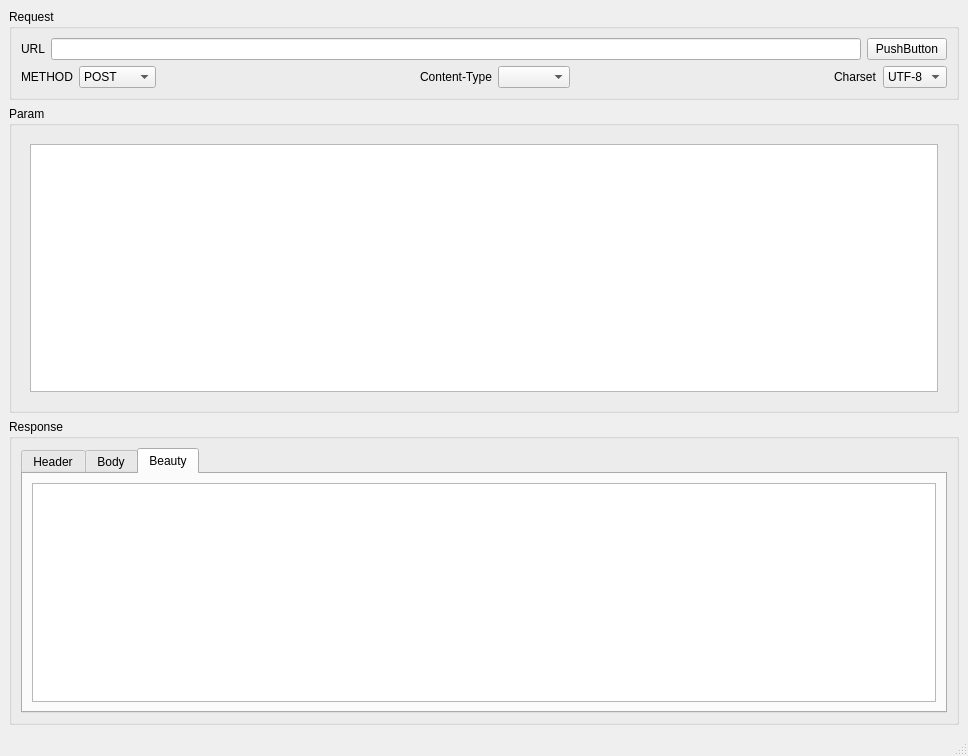
<?xml version="1.0" encoding="UTF-8"?>
<ui version="4.0">
 <class>XyzHttp</class>
 <widget class="QMainWindow" name="XyzHttp">
  <property name="geometry">
   <rect>
    <x>0</x>
    <y>0</y>
    <width>968</width>
    <height>756</height>
   </rect>
  </property>
  <property name="windowTitle">
   <string>XyzHttp</string>
  </property>
  <property name="layoutDirection">
   <enum>Qt::LeftToRight</enum>
  </property>
  <widget class="QWidget" name="centralwidget">
   <property name="sizePolicy">
    <sizepolicy hsizetype="Fixed" vsizetype="Fixed">
     <horstretch>0</horstretch>
     <verstretch>0</verstretch>
    </sizepolicy>
   </property>
   <property name="layoutDirection">
    <enum>Qt::LeftToRight</enum>
   </property>
   <layout class="QVBoxLayout" name="vlayoutMain">
    <item>
     <widget class="QGroupBox" name="groupReq">
      <property name="title">
       <string>Request</string>
      </property>
      <layout class="QVBoxLayout" name="verticalLayout">
       <item>
        <layout class="QHBoxLayout" name="hlayoutUrl">
         <item>
          <widget class="QLabel" name="labUrl">
           <property name="text">
            <string>URL</string>
           </property>
          </widget>
         </item>
         <item>
          <widget class="QLineEdit" name="editUrl"/>
         </item>
         <item>
          <widget class="QPushButton" name="btnSend">
           <property name="text">
            <string>PushButton</string>
           </property>
          </widget>
         </item>
        </layout>
       </item>
       <item>
        <layout class="QHBoxLayout" name="hlayoutMethod">
         <item>
          <widget class="QLabel" name="labMethod">
           <property name="text">
            <string>METHOD</string>
           </property>
          </widget>
         </item>
         <item>
          <widget class="QComboBox" name="cboMethod">
           <item>
            <property name="text">
             <string>POST</string>
            </property>
           </item>
           <item>
            <property name="text">
             <string>GET</string>
            </property>
           </item>
           <item>
            <property name="text">
             <string>DELETE</string>
            </property>
           </item>
           <item>
            <property name="text">
             <string>PUT</string>
            </property>
           </item>
          </widget>
         </item>
         <item>
          <spacer name="hspacerM">
           <property name="orientation">
            <enum>Qt::Horizontal</enum>
           </property>
           <property name="sizeHint" stdset="0">
            <size>
             <width>40</width>
             <height>20</height>
            </size>
           </property>
          </spacer>
         </item>
         <item>
          <widget class="QLabel" name="labContType">
           <property name="text">
            <string>Content-Type</string>
           </property>
          </widget>
         </item>
         <item>
          <widget class="QComboBox" name="cboContType"/>
         </item>
         <item>
          <spacer name="hspacerC">
           <property name="orientation">
            <enum>Qt::Horizontal</enum>
           </property>
           <property name="sizeHint" stdset="0">
            <size>
             <width>40</width>
             <height>20</height>
            </size>
           </property>
          </spacer>
         </item>
         <item>
          <widget class="QLabel" name="labCharset">
           <property name="text">
            <string>Charset</string>
           </property>
          </widget>
         </item>
         <item>
          <widget class="QComboBox" name="cboCharset">
           <item>
            <property name="text">
             <string>UTF-8</string>
            </property>
           </item>
          </widget>
         </item>
        </layout>
       </item>
      </layout>
     </widget>
    </item>
    <item>
     <widget class="QGroupBox" name="groupParam">
      <property name="title">
       <string>Param</string>
      </property>
      <layout class="QHBoxLayout" name="horizontalLayout_3">
       <item>
        <widget class="QStackedWidget" name="stackedWidget">
         <property name="currentIndex">
          <number>1</number>
         </property>
         <widget class="QWidget" name="pageJson">
          <layout class="QHBoxLayout" name="horizontalLayout_4">
           <item>
            <widget class="QPlainTextEdit" name="txtJson"/>
           </item>
          </layout>
         </widget>
         <widget class="QWidget" name="pageTable">
          <layout class="QHBoxLayout" name="horizontalLayout_5">
           <item>
            <widget class="QTableView" name="tableParam"/>
           </item>
          </layout>
         </widget>
         <widget class="QWidget" name="pageFile">
          <layout class="QVBoxLayout" name="verticalLayout_3">
           <item>
            <layout class="QHBoxLayout" name="hlayoutFile">
             <item>
              <widget class="QLabel" name="labFile">
               <property name="text">
                <string>File</string>
               </property>
              </widget>
             </item>
             <item>
              <widget class="QLineEdit" name="editFile"/>
             </item>
             <item>
              <widget class="QPushButton" name="btnSelectFile">
               <property name="text">
                <string>Select</string>
               </property>
              </widget>
             </item>
             <item>
              <spacer name="hspacerFile">
               <property name="orientation">
                <enum>Qt::Horizontal</enum>
               </property>
               <property name="sizeHint" stdset="0">
                <size>
                 <width>208</width>
                 <height>20</height>
                </size>
               </property>
              </spacer>
             </item>
            </layout>
           </item>
           <item>
            <spacer name="vspacerP">
             <property name="orientation">
              <enum>Qt::Vertical</enum>
             </property>
             <property name="sizeHint" stdset="0">
              <size>
               <width>20</width>
               <height>162</height>
              </size>
             </property>
            </spacer>
           </item>
          </layout>
         </widget>
        </widget>
       </item>
      </layout>
     </widget>
    </item>
    <item>
     <widget class="QGroupBox" name="groupResp">
      <property name="title">
       <string>Response</string>
      </property>
      <layout class="QHBoxLayout" name="horizontalLayout_7">
       <item>
        <widget class="QTabWidget" name="tabResp">
         <property name="currentIndex">
          <number>2</number>
         </property>
         <widget class="QWidget" name="tabHeader">
          <attribute name="title">
           <string>Header</string>
          </attribute>
          <layout class="QHBoxLayout" name="horizontalLayout_8">
           <item>
            <widget class="QPlainTextEdit" name="txtHeader"/>
           </item>
          </layout>
         </widget>
         <widget class="QWidget" name="tabBody">
          <attribute name="title">
           <string>Body</string>
          </attribute>
          <layout class="QHBoxLayout" name="horizontalLayout_9">
           <item>
            <widget class="QPlainTextEdit" name="txtBody"/>
           </item>
          </layout>
         </widget>
         <widget class="QWidget" name="tabBeauty">
          <attribute name="title">
           <string>Beauty</string>
          </attribute>
          <layout class="QHBoxLayout" name="horizontalLayout_10">
           <item>
            <widget class="QPlainTextEdit" name="txtBeauty"/>
           </item>
          </layout>
         </widget>
        </widget>
       </item>
      </layout>
     </widget>
    </item>
   </layout>
  </widget>
  <widget class="QMenuBar" name="menubar">
   <property name="geometry">
    <rect>
     <x>0</x>
     <y>0</y>
     <width>968</width>
     <height>26</height>
    </rect>
   </property>
  </widget>
  <widget class="QStatusBar" name="statusbar"/>
 </widget>
 <resources/>
 <connections/>
</ui>
